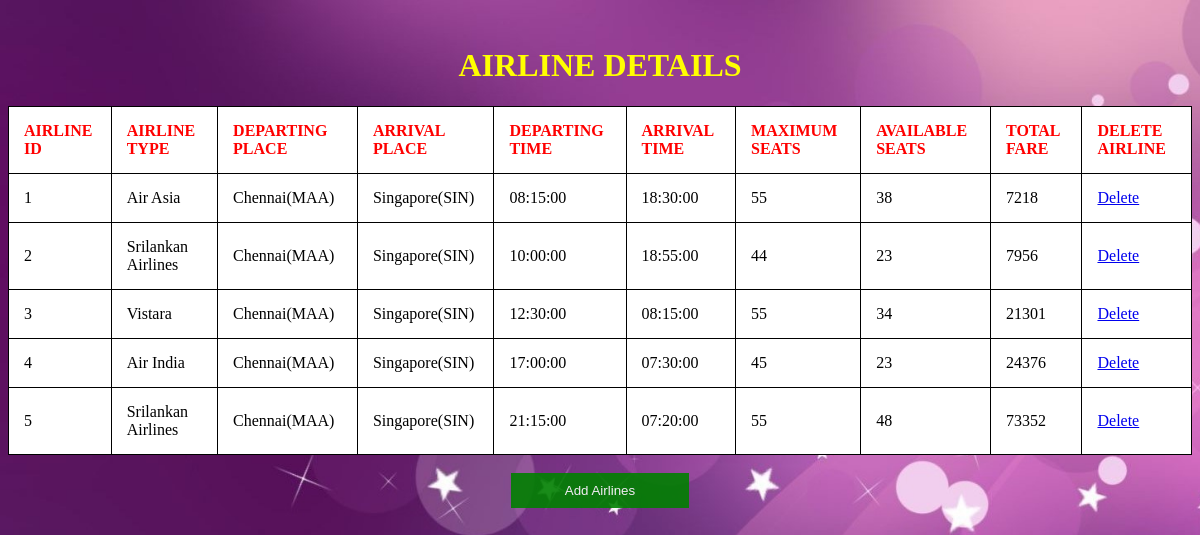
The page /airdetail.php on the database its author committed.
### tables this page shows
CREATE TABLE `airline` (
  `AIRLINEID` int(4) NOT NULL,
  `AIRLINETYPE` varchar(25) NOT NULL,
  `STARTPLACE` varchar(20) NOT NULL,
  `ENDPLACE` varchar(20) NOT NULL,
  `STARTTIME` time NOT NULL,
  `ENDTIME` time NOT NULL,
  `MAXSEATS` int(4) NOT NULL,
  `AVAILSEATS` int(4) NOT NULL,
  `FARE` float NOT NULL
);

### airdetail.php (the view, shortened to what this page needs)
<!DOCTYPE html>
<html>
<head>
</head>
<body><center><br>
<h1><font color="yellow">AIRLINE DETAILS</font></h1></center>
<?php
include "main.php";
$namesql = "SELECT * FROM airline ";
$result = mysqli_query($con,$namesql);
if(mysqli_num_rows($result)>0)
{
?>
<table style="width:100%">
	<tr>
    <th><font color="red">AIRLINE ID</font></th>
    <th><font color="red">AIRLINE TYPE</font></th>
    <th><font color="red">DEPARTING PLACE</font></th>
    <th><font color="red">ARRIVAL PLACE</font></th>
    <th><font color="red">DEPARTING TIME</font></th>
    <th><font color="red">ARRIVAL TIME</font></th>
    <th><font color="red">MAXIMUM SEATS</font></th>
    <th><font color="red">AVAILABLE SEATS</font></th>
    <th><font color="red">TOTAL FARE</font></th>
    <th><font color="red">DELETE AIRLINE</font></th>
  </tr>
<?php
while($row = mysqli_fetch_assoc($result))
{
                        $aid = $row['AIRLINEID'];
                        $atype = $row['AIRLINETYPE'];
                        $startplace = $row['STARTPLACE'];
                        $endplace = $row['ENDPLACE'];
                        $stime = $row['STARTTIME'];
                        $dtime = $row['ENDTIME'];
                        $maxseats = $row['MAXSEATS'];
                        $availseats = $row['AVAILSEATS'];
                         $fare = $row['FARE'];
?>
<tr>
    <td ><?php echo $aid; ?> </td>
    <td ><?php echo $atype; ?> </td>
    <td><?php echo $startplace; ?></td>
    <td><?php echo $endplace;?></td>
    <td><?php echo $stime;?></td>
    <td><?php echo $dtime;?></td>
    <td><?php echo $maxseats;?></td>
    <td><?php echo $availseats;?></td>
    <td><?php echo $fare;?></td>
    <td><a href="del1.php?AIRLINEID=<?php echo $row["AIRLINEID"]; ?>">Delete</a></td>
  </tr>
<?php
}
}
?>
</table>
<form action="addairline.php"><center><br>
<button class="btn">Add Airlines</button>
</center></form>
</body>
</html>

### airdetail.php (style rules this page uses)
body { background-image: url('welc.jpg'); background-repeat: no-repeat; background-attachment: fixed; background-size: cover; }
table, th, td { border: 1px solid black; border-collapse: collapse; background-color: #ffffff; }
th, td { padding: 15px; }
th { text-align: left; }
.btn { background-color: green; color: white; padding: 10px 10px; border: none; cursor: pointer; width: 15%; opacity: 0.9; }

### rows shown on the page
airline: AIRLINEID "1", AIRLINETYPE "Air Asia", STARTPLACE "Chennai(MAA)", ENDPLACE "Singapore(SIN)", STARTTIME "08:15:00", ENDTIME "18:30:00", MAXSEATS "55", AVAILSEATS "38", FARE "7218"
airline: AIRLINEID "2", AIRLINETYPE "Srilankan Airlines", STARTPLACE "Chennai(MAA)", ENDPLACE "Singapore(SIN)", STARTTIME "10:00:00", ENDTIME "18:55:00", MAXSEATS "44", AVAILSEATS "23", FARE "7956"
airline: AIRLINEID "3", AIRLINETYPE "Vistara", STARTPLACE "Chennai(MAA)", ENDPLACE "Singapore(SIN)", STARTTIME "12:30:00", ENDTIME "08:15:00", MAXSEATS "55", AVAILSEATS "34", FARE "21301"
airline: AIRLINEID "4", AIRLINETYPE "Air India", STARTPLACE "Chennai(MAA)", ENDPLACE "Singapore(SIN)", STARTTIME "17:00:00", ENDTIME "07:30:00", MAXSEATS "45", AVAILSEATS "23", FARE "24376"
airline: AIRLINEID "5", AIRLINETYPE "Srilankan Airlines", STARTPLACE "Chennai(MAA)", ENDPLACE "Singapore(SIN)", STARTTIME "21:15:00", ENDTIME "07:20:00", MAXSEATS "55", AVAILSEATS "48", FARE "73352"
